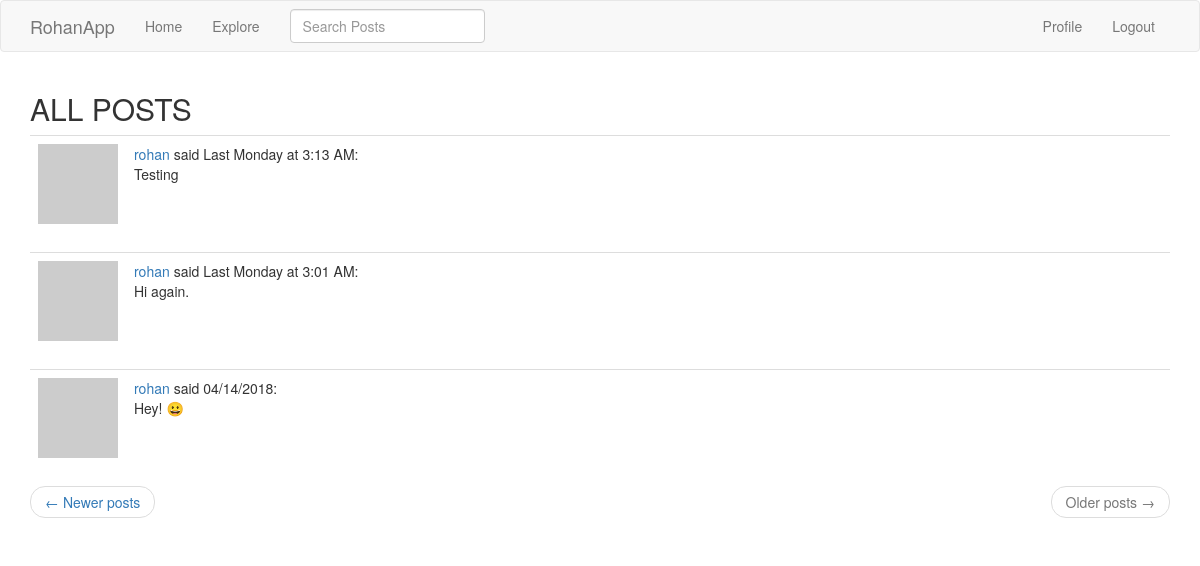
The page /explore?page=2 (signed in) on the database its author committed.
### app/models.py (models this page shows, shortened)
class SearchableMixin(object):
    @classmethod
    def before_commit(cls, session):
        session._changes = {
            'add': [obj for obj in session.new if isinstance(obj, cls)],
            'update': [obj for obj in session.dirty if isinstance(obj, cls)], # there is no db.session.update()
            'delete': [obj for obj in session.deleted if isinstance(obj, cls)]
        }
    @classmethod
    def after_commit(cls, session):
        for obj in session._changes['add']:
            add_to_index(cls.__tablename__, obj)
        for obj in session._changes['update']: # modified post overwrites original post in Elasticsearch db
            add_to_index(cls.__tablename__, obj)
        for obj in session._changes['delete']:
            remove_from_index(cls.__tablename__, obj)
        session._changes = None # resets the dictionary - which survived the commit - to None

class Post(SearchableMixin, db.Model):
    __searchable__ = ['body']
    id = db.Column(db.Integer, primary_key=True)
    body = db.Column(db.String(140))
    timestamp = db.Column(db.DateTime, index=True, default=datetime.utcnow) # datetime.utcnow, NOT datetime.utcnow()
    user_id = db.Column(db.Integer, db.ForeignKey('user.id'))
    language = db.Column(db.String(5))

class User(UserMixin, db.Model):
    id = db.Column(db.Integer, primary_key=True)
    username = db.Column(db.String(64), index=True, unique=True)
    email = db.Column(db.String(120), index=True, unique=True)
    password_hash = db.Column(db.String(128))
    posts = db.relationship('Post', backref='author', lazy='dynamic') # u.posts, p.author(s)
    about_me = db.Column(db.String(140))
    last_seen = db.Column(db.DateTime, default=datetime.utcnow)
    followed = db.relationship('User', secondary=followers,
        primaryjoin=(followers.c.follower_id == id), # LEFT # why isn't it just followers.follower_id ?
        secondaryjoin=(followers.c.followed_id == id), # RIGHT
        backref=db.backref('followers', lazy='dynamic'), lazy='dynamic')
    def avatar(self, size):
        digest = md5(self.email.lower().encode('utf-8')).hexdigest() # .encode('utf-8') converts email string to bytes
        return 'https://www.gravatar.com/avatar/{}?d=identicon&s={}'.format(digest, size)

### app/main/routes.py (the view)
@bp.route('/explore')
@login_required
def explore():
    page = request.args.get('page', 1, type=int) # "page" as opposed to "next" in URL
    posts = Post.query.order_by(Post.timestamp.desc()).paginate(
        page, current_app.config['POSTS_PER_PAGE'], False) # False means return empty if out of range, not 404
    next_url = url_for('main.explore', page=posts.next_num) if posts.has_next else None
    prev_url = url_for('main.explore', page=posts.prev_num) if posts.has_prev else None
    return render_template('explore.html', title='Explore', posts=posts.items, next_url=next_url, prev_url=prev_url)

### app/main/forms.py
class SearchForm(FlaskForm):
    q = StringField('Search Posts', validators=[DataRequired()])
    def __init__(self, *args, **kwargs):
        if 'formdata' not in kwargs:
            kwargs['formdata'] = request.args # default is request.form
        if 'csrf_enabled' not in kwargs:
            kwargs['csrf_enabled'] = False # also, not putting form.hidden_tag() in the template
        super(SearchForm, self).__init__(*args, **kwargs)

### app/main/routes.py (called while the page is built)
@bp.before_app_request # executed just before any view function
def before_request():
    if current_user.is_authenticated:
        current_user.last_seen = datetime.utcnow() # .strftime('%m/%d/%Y %I:%M:%S %p')
        db.session.commit()
        g.search_form = SearchForm()
    g.locale = str(get_locale())

### app/models.py (called while the page is built)
@login.user_loader
def load_user(id):
    return User.query.get(int(id))

### app/templates/explore.html
{% extends "base.html" %}
{% block app_content %}
    <h2>ALL POSTS</h2>
    {% for post in posts %}
        {% include '_post.html' %}
    {% endfor %}
    <nav aria-label="...">
        <ul class="pager">
            <li class="previous{% if not prev_url %} disabled{% endif %}">
                <a href="{{ prev_url or '#' }}">
                    <span aria-hidden="true">&larr;</span> Newer posts
                </a>
            </li>
            <li class="next{% if not next_url %} disabled{% endif %}">
                <a href="{{ next_url or '#' }}">
                    Older posts <span aria-hidden="true">&rarr;</span>
                </a>
            </li>
        </ul>
    </nav>
{% endblock %}

### app/templates/_post.html (shortened to what this page needs)
<table class="table table-hover">
    <tr>
        <td width="70px">
            <a href="{{ url_for('main.user', username=post.author.username) }}">
                <img src="{{ post.author.avatar(70) }}" />
            </a>
        </td>
        <td>
            <a href="{{ url_for('main.user', username=post.author.username) }}">{{ post.author.username }}</a>
            said {{ moment(post.timestamp).calendar() }}:
            <br>
            <span id="post{{ post.id }}">{{ post.body }}</span>
        </td>
    </tr>
</table>

### rows shown on the page
Post: author.username "rohan", timestamp "Last Monday at 3:13 AM", body "Testing"
Post: author.username "rohan", timestamp "Last Monday at 3:01 AM", body "Hi again."
Post: author.username "rohan", timestamp "04/14/2018", body "Hey! 😀"
